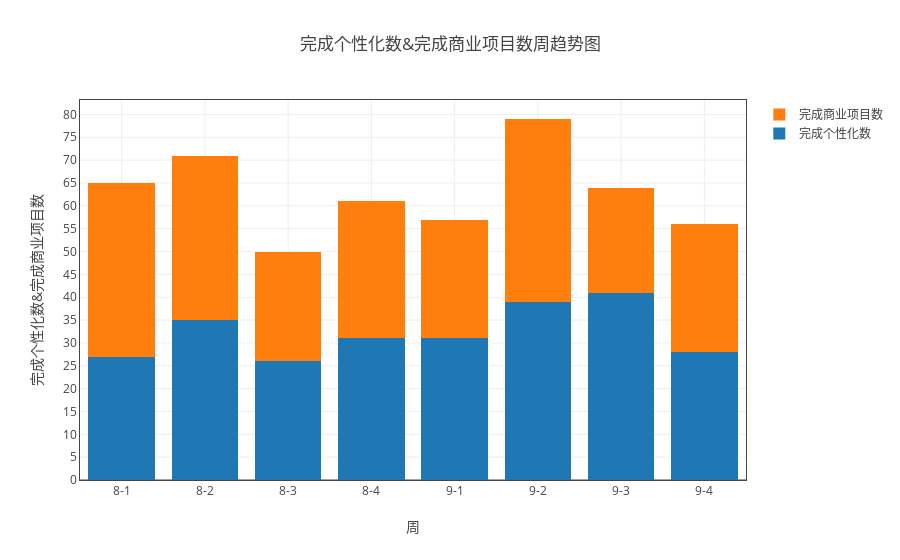
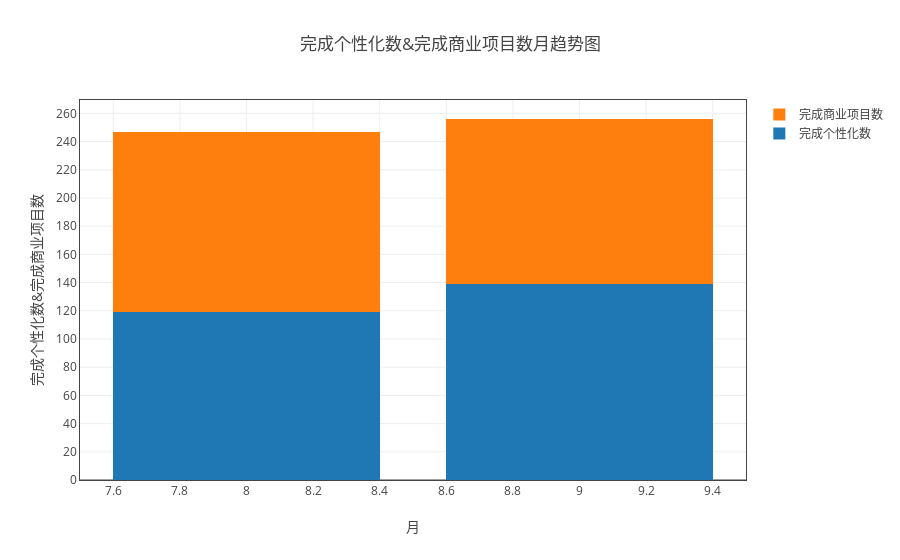

Notebook source saved alongside these figures, in order:
### Markdown cell above
### 分析组完成项目数

### Code cell
ss = myModule.format(all_df1 ,"日期（格式“月-周次”）" ,['完成商业项目数','完成个性化数'])
myModule.myPlot(ss.groupby('sum')).plot('stack_bar')
ss = myModule.format(all_df1 ,"month" ,['完成商业项目数','完成个性化数'])
myModule.myPlot(ss.groupby('sum')).plot('stack_bar',"月")

### Figure 1 — Plotly figure (JSON) as saved in the notebook; plotly's stock layout.template omitted (floating-point values rounded to 4 significant figures)
{"data": [{"name": "完成个性化数", "type": "bar", "uid": "7a48fef8-cae5-11e8-aa50-a81e84e6c740", "x": ["8-1", "8-2", "8-3", "8-4", "9-1", "9-2", "9-3", "9-4"], "y": [27, 35, 26, 31, 31, 39, 41, 28]}, {"name": "完成商业项目数", "type": "bar", "uid": "7a490542-cae5-11e8-aa50-a81e84e6c740", "x": ["8-1", "8-2", "8-3", "8-4", "9-1", "9-2", "9-3", "9-4"], "y": [38, 36, 24, 30, 26, 40, 23, 28]}], "layout": {"barmode": "stack", "title": "完成个性化数&完成商业项目数周趋势图", "xaxis": {"mirror": "all", "nticks": 20, "showgrid": true, "showline": true, "title": "周", "zeroline": true}, "yaxis": {"mirror": "all", "nticks": 20, "showgrid": true, "showline": true, "title": "完成个性化数&完成商业项目数", "zeroline": true}}}

### Figure 2 — Plotly figure (JSON) as saved in the notebook; plotly's stock layout.template omitted (floating-point values rounded to 4 significant figures)
{"data": [{"name": "完成个性化数", "type": "bar", "uid": "7a53011e-cae5-11e8-aa50-a81e84e6c740", "x": [8, 9], "y": [119, 139]}, {"name": "完成商业项目数", "type": "bar", "uid": "7a531b40-cae5-11e8-aa50-a81e84e6c740", "x": [8, 9], "y": [128, 117]}], "layout": {"barmode": "stack", "title": "完成个性化数&完成商业项目数月趋势图", "xaxis": {"mirror": "all", "nticks": 20, "showgrid": true, "showline": true, "title": "月", "zeroline": true}, "yaxis": {"mirror": "all", "nticks": 20, "showgrid": true, "showline": true, "title": "完成个性化数&完成商业项目数", "zeroline": true}}}
